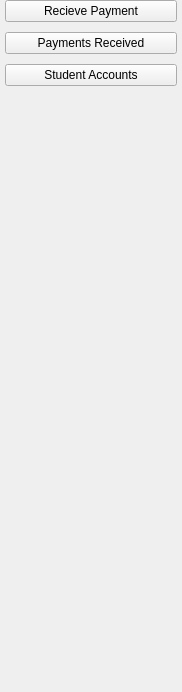
          <widget class="QWidget" name="students_page">
           <property name="geometry">
            <rect>
             <x>0</x>
             <y>0</y>
             <width>182</width>
             <height>692</height>
            </rect>
           </property>
           <attribute name="icon">
            <iconset>
             <normaloff>:/icon/icon/home-4-48 (2).ico</normaloff>:/icon/icon/home-4-48 (2).ico</iconset>
           </attribute>
           <attribute name="label">
            <string>Student Finance</string>
           </attribute>
           <layout class="QVBoxLayout" name="verticalLayout">
            <property name="spacing">
             <number>10</number>
            </property>
            <property name="leftMargin">
             <number>5</number>
            </property>
            <property name="topMargin">
             <number>0</number>
            </property>
            <property name="rightMargin">
             <number>5</number>
            </property>
            <property name="bottomMargin">
             <number>5</number>
            </property>
            <item>
             <widget class="QPushButton" name="pushButton_6">
              <property name="text">
               <string>Recieve Payment</string>
              </property>
             </widget>
            </item>
            <item>
             <widget class="QPushButton" name="pushButton_7">
              <property name="text">
               <string>Payments Received</string>
              </property>
             </widget>
            </item>
            <item>
             <widget class="QPushButton" name="pushButton_8">
              <property name="text">
               <string>Student Accounts</string>
              </property>
             </widget>
            </item>
            <item>
             <spacer name="verticalSpacer">
              <property name="orientation">
               <enum>Qt::Vertical</enum>
              </property>
              <property name="sizeHint" stdset="0">
               <size>
                <width>20</width>
                <height>40</height>
               </size>
              </property>
             </spacer>
            </item>
           </layout>
          </widget>
